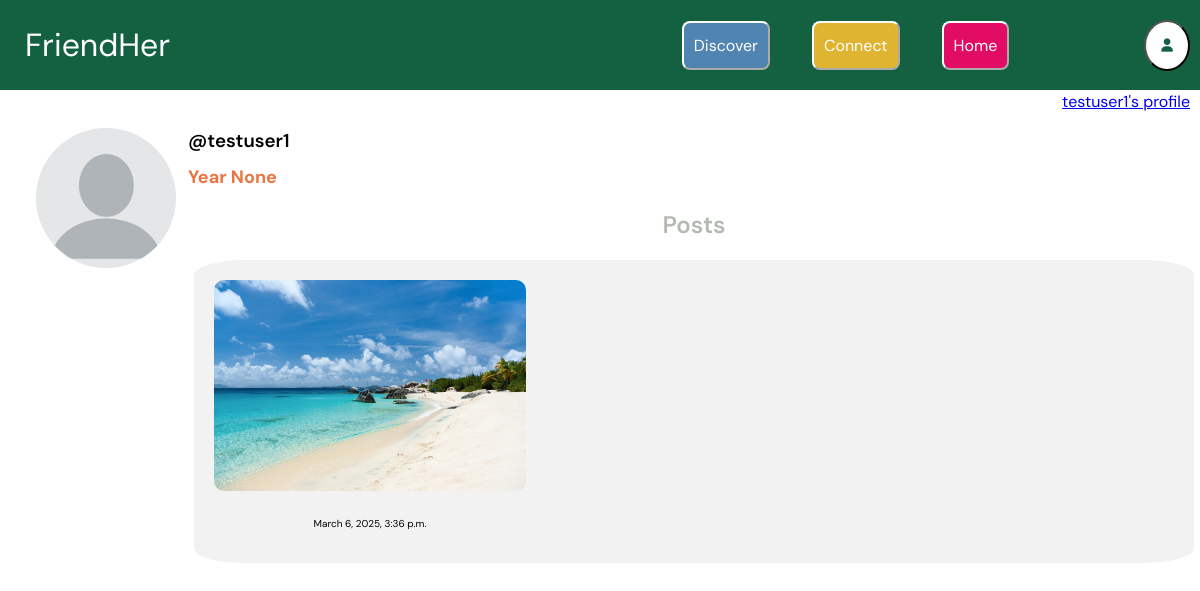
The app's page /profile/testuser1/ (signed in), older data.
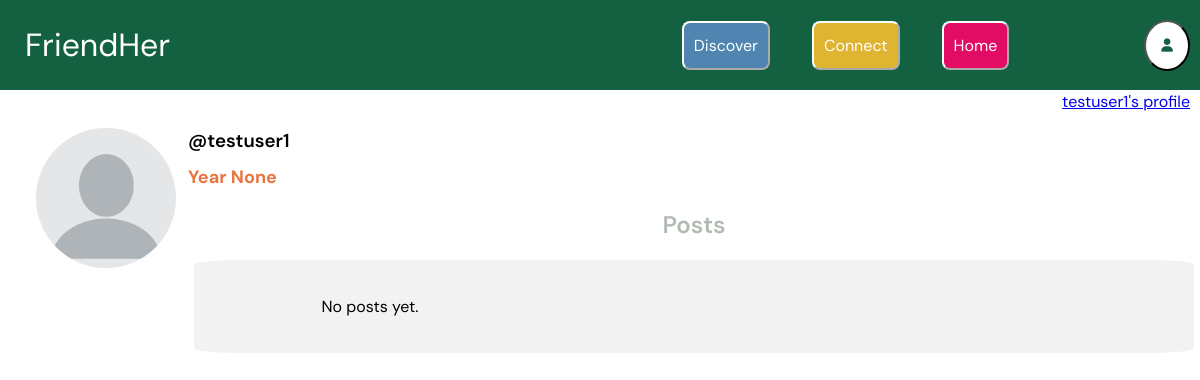
The same page, newer data.
### core/models.py (models this page shows, shortened)
class Profile(models.Model):
    user = models.ForeignKey(User, on_delete=models.CASCADE) #gets the user logged in
    bio = models.TextField(blank=True) #each profile should contain a bio
    profileimg = models.ImageField(upload_to='profile_images', default='blank_profile_image.png') #default profile image is blank
    YEAR_GROUP_CHOICES = [
        ('7', 'Year 7'),
        ('8', 'Year 8'),
        ('9', 'Year 9'),
        ('10', 'Year 10'),
        ('11', 'Year 11'),
        ('12', 'Year 12'),
        ('13', 'Year 13'),
    ] #tuple to give a drop down list of year group choices, as per Django's language
    year_group = models.CharField(max_length=7, choices=YEAR_GROUP_CHOICES, blank=True, null=True)

class Post(models.Model):
    id = models.UUIDField(primary_key=True, default=uuid.uuid4) #gives each post unique ID and makes this the primary key
    created_at = models.DateTimeField(default=datetime.now) #gives post a time created so they can be ordered
    image = models.ImageField(upload_to='post_images')
    caption = models.CharField(max_length=1500) #caption is validated by number of characters
    no_of_likes = models.IntegerField(default=0)
    user = models.ForeignKey(User, on_delete=models.CASCADE) #each post allocated to a user

### core/views.py (the view)
# urls.py: path("profile/<str:username>/", views.profileview, name="profile")
@login_required(login_url="login")
def profileview(request, username): #takes in the username of the user who's profile you want to see
    user_object = User.objects.get(username=username) #creates an object of that user
    user_profile = Profile.objects.get(user=user_object) #gets that user's profile
    user_posts = Post.objects.filter(user=user_object).order_by("-created_at") #get all the posts posted by that user
    context = {
        "user_object": user_object,
        "user_profile": user_profile,
        "user_posts": user_posts,
    } #passes this code to the frontend for reference sake
    return render(request,'profile.html', context)

### templates/profile.html (shortened to what this page needs)
{% extends "base.html" %}
{% load static %}
{% block style %}
<link rel="stylesheet" href="{% static 'core/post_style.css' %}">
<link rel="stylesheet" href="{% static 'core/style.css' %}">
<link rel="stylesheet" href="{% static 'core/profile_style.css' %}">
<link rel="stylesheet" href="{% static 'core/nav.css' %}">
{% endblock %}
{% block content %}
<div class="topnav">
    <h1>FriendHer</h1>
    <div class="button-container">
        <button class="button discoverbutton" onclick="window.location.href='/discover'">Discover</button>
        <button class="button connectbutton" onclick="window.location.href='/connect'">Connect</button>
        <button class="button homebutton" onclick="window.location.href='/'">Home</button>
        <button class="profileicon" onclick="window.location.href='/settings'"><i class ="fa-solid fa-user"></i></button>
    </div>
</div>
<div class ="topnav2">
    <p><a href="{% url 'profile' user.username %}"> {{user.username}}'s profile </a></p>
</div>
<div class="profile-container">
    <img src="{{ user_profile.profileimg.url }}" alt="Profile Image">
    <h3>@{{ user_object.username }}</h3>
    <p><span class="year-group">Year {{ user_profile.year_group }}</span></p>
</div>
<h2>Posts</h2>
<div class ="post-container">
    {% if user_posts %}
        {% for post in user_posts %}
            <div class="post-item">
                <img src="{{ post.image.url }}" alt="Post image">
                <p><span class="time-created">{{ post.created_at }}</span></p>
            </div>
            {% endfor %}
    {% else %}
        <p>No posts yet.</p>
    {% endif %}
</div>
{% endblock %}

### templates/base.html (shortened to what this page needs)
<!DOCTYPE html>
<html lang="en">
<head>
    {% load static %}
    <link rel="stylesheet" href="{% static 'core/style.css' %}">
    {% block style %} {% endblock %}
</head>
<body>
    {% block content %} {% endblock %}
</body>
</html>

### static/core/style.css (style rules this page uses)
h1 { color:#146344; font-family: 'DM Sans', sans-serif; text-align: center; font-weight: 600; font-size: xx-large; }
h2 { color:#acb5aced; font-family: 'DM Sans', sans-serif; text-align: center; font-weight: 600; font-size: x-large; }
h3 { color:black; font-family: 'DM Sans', Helvetica, sans-serif; text-align: center; font-style: italic; font-weight: 600; }
p { font-family: 'DM Sans', 'Helvetica', sans-serif; text-align: center; }

### static/core/profile_style.css (style rules this page uses)
.post-container { display: grid; grid-template-columns: repeat(3, 32.5%); gap: 1.25%; background-color: #f2f2f2; border-radius: 5%; margin-inline: auto; width: 80%; padding: 20px; }
.profile-container img { border-radius: 50%; margin-left: 3%; width: 140px; height: 140px; float: left; margin-right: 1% }
.profile-container h3, .profile-container p { font-style: normal; text-align: left; width: 80%; margin-bottom: 0%; margin-left: 10px; margin-top: 1%; }
.profile-container p { font-size:large; }
.profile-container .year-group { font-weight: bold; color:#e97642; }

### static/core/nav.css (style rules this page uses)
html, body { margin: 0; padding: 0; width: 100%; overflow-x: hidden; }
.topnav { display: flex; align-items: center; justify-content: space-between; background-color: #146142; width: 100%; position: fixed; top: 0; left: 0; right: 0; height: 90px; padding: 0 20px; z-index: 1000; }
.topnav .button-container { display: flex; gap: 10px; }
.topnav .profileicon { background-color: white; border-radius: 60%; color:#146142; padding: 15px; margin-right: 30px; margin-top: 11px; margin-bottom: 11px; }
.topnav .connectbutton { background-color:#deb431; border-color: white; border-radius: 8px; color: white; text-align: center; padding: 12px 10px; margin-right: 16px; margin-left: 16px; margin-top: 12px; margin-bottom: 12px; text-decoration: none; font-size: 16px; font-family: 'DM Sans', sans-serif; }
.topnav .discoverbutton { background-color:#4f85b0; border-color: white; border-radius: 8px; color: white; text-align: center; padding: 12px 10px ; margin-right: 16px; margin-left: 16px; margin-top: 12px; margin-bottom: 12px; text-decoration: none; font-size: 16px; font-family: 'DM Sans', sans-serif; }
.topnav .homebutton { float: right; background-color:#e30c64; border-color: white; border-radius: 8px; color: white; text-align: center; padding: 12px 10px; margin-right: 125px; margin-left: 16px; margin-top: 12px; margin-bottom: 12px; text-decoration: none; font-size: 16px; font-family: 'DM Sans', sans-serif; }
.topnav h1 { font-family: 'DM Sans', sans-serif; font-weight:400; float: left; margin-left: 5px; color: white }
.topnav2 p { font-family: 'DM Sans', sans-serif; color: black; text-align: right; font-size: 16px; margin-right: 10px; padding-top: 75px; padding-bottom: 0%; }

Row changes from the older to the newer data that the page shows:
removed Post: image (picture), created_at "March 6, 2025, 3:36 p.m."
Text that changed along with them:
text now shown: "No posts yet."
